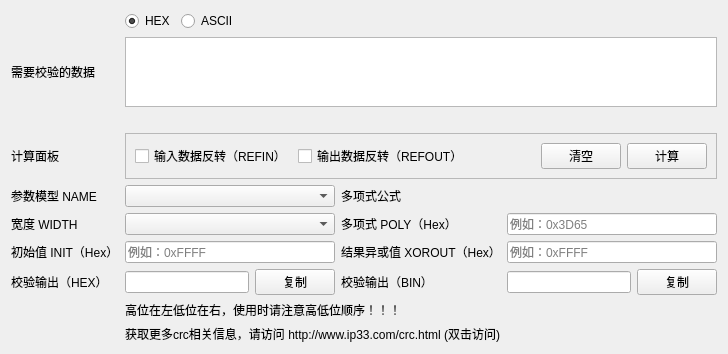
<?xml version="1.0" encoding="UTF-8"?>
<ui version="4.0">
 <class>SAKCRCCalculator</class>
 <widget class="QWidget" name="SAKCRCCalculator">
  <property name="geometry">
   <rect>
    <x>0</x>
    <y>0</y>
    <width>728</width>
    <height>349</height>
   </rect>
  </property>
  <property name="windowTitle">
   <string>CRC计算器</string>
  </property>
  <layout class="QGridLayout" name="gridLayout">
   <item row="6" column="1" colspan="2">
    <widget class="QLineEdit" name="lineEditInit">
     <property name="placeholderText">
      <string>例如：0xFFFF</string>
     </property>
    </widget>
   </item>
   <item row="6" column="0">
    <widget class="QLabel" name="label_6">
     <property name="text">
      <string>初始值 INIT（Hex）</string>
     </property>
    </widget>
   </item>
   <item row="7" column="1">
    <widget class="QLineEdit" name="lineEditOutputHex"/>
   </item>
   <item row="1" column="1" colspan="5">
    <widget class="QTextEdit" name="textEdit">
     <property name="html">
      <string>&lt;!DOCTYPE HTML PUBLIC &quot;-//W3C//DTD HTML 4.0//EN&quot; &quot;http://www.w3.org/TR/REC-html40/strict.dtd&quot;&gt;
&lt;html&gt;&lt;head&gt;&lt;meta name=&quot;qrichtext&quot; content=&quot;1&quot; /&gt;&lt;style type=&quot;text/css&quot;&gt;
p, li { white-space: pre-wrap; }
&lt;/style&gt;&lt;/head&gt;&lt;body style=&quot; font-family:'SimSun'; font-size:9pt; font-weight:400; font-style:normal;&quot;&gt;
&lt;p style=&quot;-qt-paragraph-type:empty; margin-top:0px; margin-bottom:0px; margin-left:0px; margin-right:0px; -qt-block-indent:0; text-indent:0px;&quot;&gt;&lt;br /&gt;&lt;/p&gt;&lt;/body&gt;&lt;/html&gt;</string>
     </property>
    </widget>
   </item>
   <item row="5" column="4" colspan="2">
    <widget class="QLineEdit" name="lineEditPoly">
     <property name="text">
      <string/>
     </property>
     <property name="placeholderText">
      <string>例如：0x3D65</string>
     </property>
    </widget>
   </item>
   <item row="5" column="3">
    <widget class="QLabel" name="label_5">
     <property name="text">
      <string>多项式 POLY（Hex）</string>
     </property>
    </widget>
   </item>
   <item row="6" column="3">
    <widget class="QLabel" name="label_7">
     <property name="text">
      <string>结果异或值 XOROUT（Hex）</string>
     </property>
    </widget>
   </item>
   <item row="4" column="0">
    <widget class="QLabel" name="label">
     <property name="text">
      <string>参数模型 NAME</string>
     </property>
    </widget>
   </item>
   <item row="7" column="5">
    <widget class="QPushButton" name="pushButtonCopyBin">
     <property name="text">
      <string>复制</string>
     </property>
    </widget>
   </item>
   <item row="6" column="4" colspan="2">
    <widget class="QLineEdit" name="lineEditXOROUT">
     <property name="placeholderText">
      <string>例如：0xFFFF</string>
     </property>
    </widget>
   </item>
   <item row="7" column="0">
    <widget class="QLabel" name="label_8">
     <property name="text">
      <string>校验输出（HEX）</string>
     </property>
    </widget>
   </item>
   <item row="3" column="1" colspan="5">
    <widget class="QFrame" name="frame_2">
     <property name="frameShape">
      <enum>QFrame::StyledPanel</enum>
     </property>
     <property name="frameShadow">
      <enum>QFrame::Raised</enum>
     </property>
     <layout class="QHBoxLayout" name="horizontalLayout_2">
      <item>
       <widget class="QCheckBox" name="checkBoxRefIn">
        <property name="text">
         <string>输入数据反转（REFIN）</string>
        </property>
       </widget>
      </item>
      <item>
       <widget class="QCheckBox" name="checkBoxRefOut">
        <property name="text">
         <string>输出数据反转（REFOUT）</string>
        </property>
       </widget>
      </item>
      <item>
       <spacer name="horizontalSpacer_2">
        <property name="orientation">
         <enum>Qt::Horizontal</enum>
        </property>
        <property name="sizeHint" stdset="0">
         <size>
          <width>40</width>
          <height>20</height>
         </size>
        </property>
       </spacer>
      </item>
      <item>
       <widget class="QPushButton" name="pushButtonClear">
        <property name="text">
         <string>清空</string>
        </property>
       </widget>
      </item>
      <item>
       <widget class="QPushButton" name="pushButtonCalculate">
        <property name="text">
         <string>计算</string>
        </property>
       </widget>
      </item>
     </layout>
    </widget>
   </item>
   <item row="2" column="1" colspan="5">
    <widget class="QLabel" name="labelInputType">
     <property name="text">
      <string/>
     </property>
    </widget>
   </item>
   <item row="1" column="0">
    <widget class="QLabel" name="label_3">
     <property name="text">
      <string>需要校验的数据</string>
     </property>
    </widget>
   </item>
   <item row="0" column="1" colspan="5">
    <widget class="QFrame" name="frame">
     <property name="styleSheet">
      <string notr="true">QFrame {
	border:none
}</string>
     </property>
     <property name="frameShape">
      <enum>QFrame::StyledPanel</enum>
     </property>
     <property name="frameShadow">
      <enum>QFrame::Raised</enum>
     </property>
     <layout class="QHBoxLayout" name="horizontalLayout">
      <property name="leftMargin">
       <number>0</number>
      </property>
      <property name="topMargin">
       <number>0</number>
      </property>
      <property name="rightMargin">
       <number>0</number>
      </property>
      <property name="bottomMargin">
       <number>0</number>
      </property>
      <item>
       <widget class="QRadioButton" name="radioButtonHex">
        <property name="text">
         <string>HEX</string>
        </property>
        <property name="checked">
         <bool>true</bool>
        </property>
       </widget>
      </item>
      <item>
       <widget class="QRadioButton" name="radioButtonASCII">
        <property name="text">
         <string>ASCII</string>
        </property>
       </widget>
      </item>
      <item>
       <spacer name="horizontalSpacer">
        <property name="orientation">
         <enum>Qt::Horizontal</enum>
        </property>
        <property name="sizeHint" stdset="0">
         <size>
          <width>40</width>
          <height>20</height>
         </size>
        </property>
       </spacer>
      </item>
     </layout>
    </widget>
   </item>
   <item row="8" column="1" colspan="4">
    <widget class="QLabel" name="label_10">
     <property name="styleSheet">
      <string notr="true"/>
     </property>
     <property name="text">
      <string>高位在左低位在右，使用时请注意高低位顺序！！！</string>
     </property>
    </widget>
   </item>
   <item row="7" column="4">
    <widget class="QLineEdit" name="lineEditOutputBin"/>
   </item>
   <item row="5" column="0">
    <widget class="QLabel" name="label_2">
     <property name="text">
      <string>宽度 WIDTH</string>
     </property>
    </widget>
   </item>
   <item row="7" column="2">
    <widget class="QPushButton" name="pushButtonCopyHex">
     <property name="text">
      <string>复制</string>
     </property>
    </widget>
   </item>
   <item row="7" column="3">
    <widget class="QLabel" name="label_9">
     <property name="text">
      <string>校验输出（BIN）</string>
     </property>
    </widget>
   </item>
   <item row="5" column="1" colspan="2">
    <widget class="QComboBox" name="comboBoxWidth"/>
   </item>
   <item row="4" column="1" colspan="2">
    <widget class="QComboBox" name="comboBoxName"/>
   </item>
   <item row="4" column="3">
    <widget class="QLabel" name="label_4">
     <property name="text">
      <string>多项式公式</string>
     </property>
    </widget>
   </item>
   <item row="4" column="4" colspan="2">
    <widget class="QLabel" name="labelPolyFormula">
     <property name="text">
      <string/>
     </property>
    </widget>
   </item>
   <item row="3" column="0">
    <widget class="QLabel" name="label_11">
     <property name="text">
      <string>计算面板</string>
     </property>
    </widget>
   </item>
   <item row="9" column="1" colspan="4">
    <widget class="QLabel" name="labelInfo">
     <property name="styleSheet">
      <string notr="true"/>
     </property>
     <property name="text">
      <string>获取更多crc相关信息，请访问 http://www.ip33.com/crc.html (双击访问)</string>
     </property>
    </widget>
   </item>
  </layout>
  <zorder>label_6</zorder>
  <zorder>lineEditOutputHex</zorder>
  <zorder>textEdit</zorder>
  <zorder>lineEditPoly</zorder>
  <zorder>labelInfo</zorder>
  <zorder>label_5</zorder>
  <zorder>label_7</zorder>
  <zorder>label</zorder>
  <zorder>pushButtonCopyBin</zorder>
  <zorder>lineEditXOROUT</zorder>
  <zorder>label_8</zorder>
  <zorder>frame_2</zorder>
  <zorder>comboBoxName</zorder>
  <zorder>labelInputType</zorder>
  <zorder>label_3</zorder>
  <zorder>frame</zorder>
  <zorder>label_10</zorder>
  <zorder>lineEditOutputBin</zorder>
  <zorder>label_2</zorder>
  <zorder>pushButtonCopyHex</zorder>
  <zorder>label_9</zorder>
  <zorder>comboBoxWidth</zorder>
  <zorder>lineEditInit</zorder>
  <zorder>label_4</zorder>
  <zorder>labelPolyFormula</zorder>
  <zorder>label_11</zorder>
 </widget>
 <resources/>
 <connections>
  <connection>
   <sender>pushButtonClear</sender>
   <signal>clicked()</signal>
   <receiver>textEdit</receiver>
   <slot>clear()</slot>
   <hints>
    <hint type="sourcelabel">
     <x>578</x>
     <y>165</y>
    </hint>
    <hint type="destinationlabel">
     <x>560</x>
     <y>71</y>
    </hint>
   </hints>
  </connection>
  <connection>
   <sender>pushButtonCopyHex</sender>
   <signal>clicked()</signal>
   <receiver>lineEditOutputHex</receiver>
   <slot>selectAll()</slot>
   <hints>
    <hint type="sourcelabel">
     <x>304</x>
     <y>287</y>
    </hint>
    <hint type="destinationlabel">
     <x>236</x>
     <y>290</y>
    </hint>
   </hints>
  </connection>
  <connection>
   <sender>pushButtonCopyHex</sender>
   <signal>clicked()</signal>
   <receiver>lineEditOutputHex</receiver>
   <slot>copy()</slot>
   <hints>
    <hint type="sourcelabel">
     <x>333</x>
     <y>296</y>
    </hint>
    <hint type="destinationlabel">
     <x>201</x>
     <y>297</y>
    </hint>
   </hints>
  </connection>
  <connection>
   <sender>pushButtonCopyBin</sender>
   <signal>clicked()</signal>
   <receiver>lineEditOutputBin</receiver>
   <slot>selectAll()</slot>
   <hints>
    <hint type="sourcelabel">
     <x>671</x>
     <y>288</y>
    </hint>
    <hint type="destinationlabel">
     <x>622</x>
     <y>289</y>
    </hint>
   </hints>
  </connection>
  <connection>
   <sender>pushButtonCopyBin</sender>
   <signal>clicked()</signal>
   <receiver>lineEditOutputBin</receiver>
   <slot>copy()</slot>
   <hints>
    <hint type="sourcelabel">
     <x>662</x>
     <y>295</y>
    </hint>
    <hint type="destinationlabel">
     <x>616</x>
     <y>295</y>
    </hint>
   </hints>
  </connection>
  <connection>
   <sender>radioButtonHex</sender>
   <signal>clicked()</signal>
   <receiver>textEdit</receiver>
   <slot>clear()</slot>
   <hints>
    <hint type="sourcelabel">
     <x>149</x>
     <y>20</y>
    </hint>
    <hint type="destinationlabel">
     <x>149</x>
     <y>43</y>
    </hint>
   </hints>
  </connection>
 </connections>
</ui>
